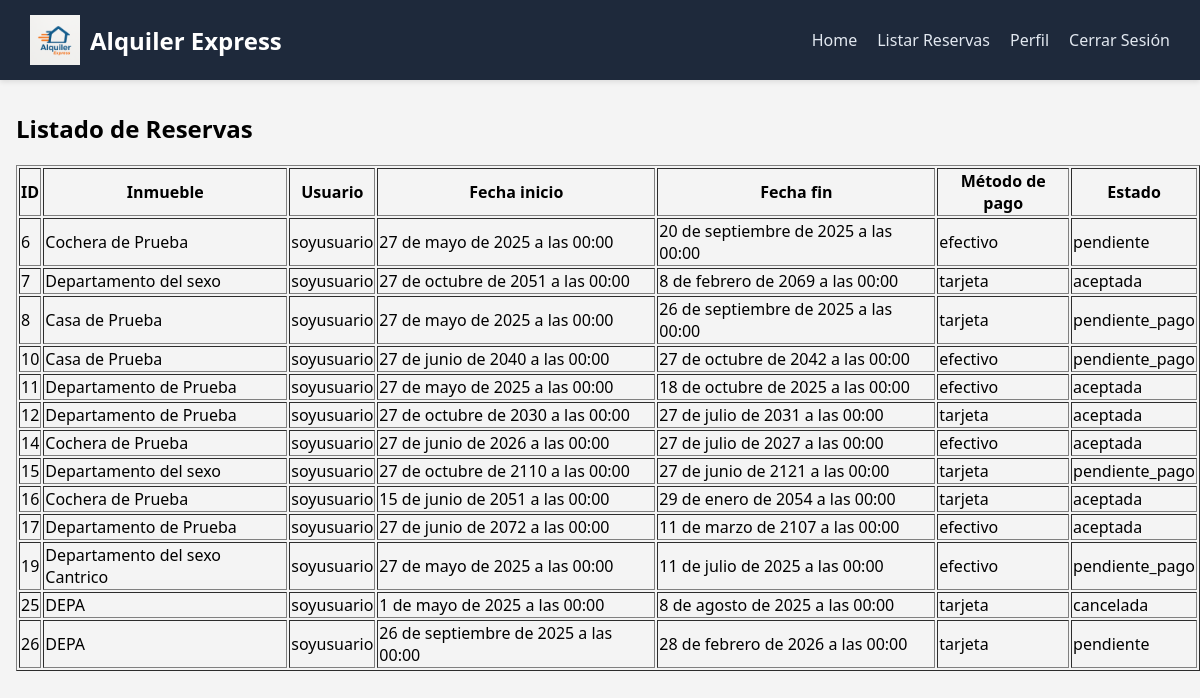
The app's page /reserva/reservas/ (signed in), older data.
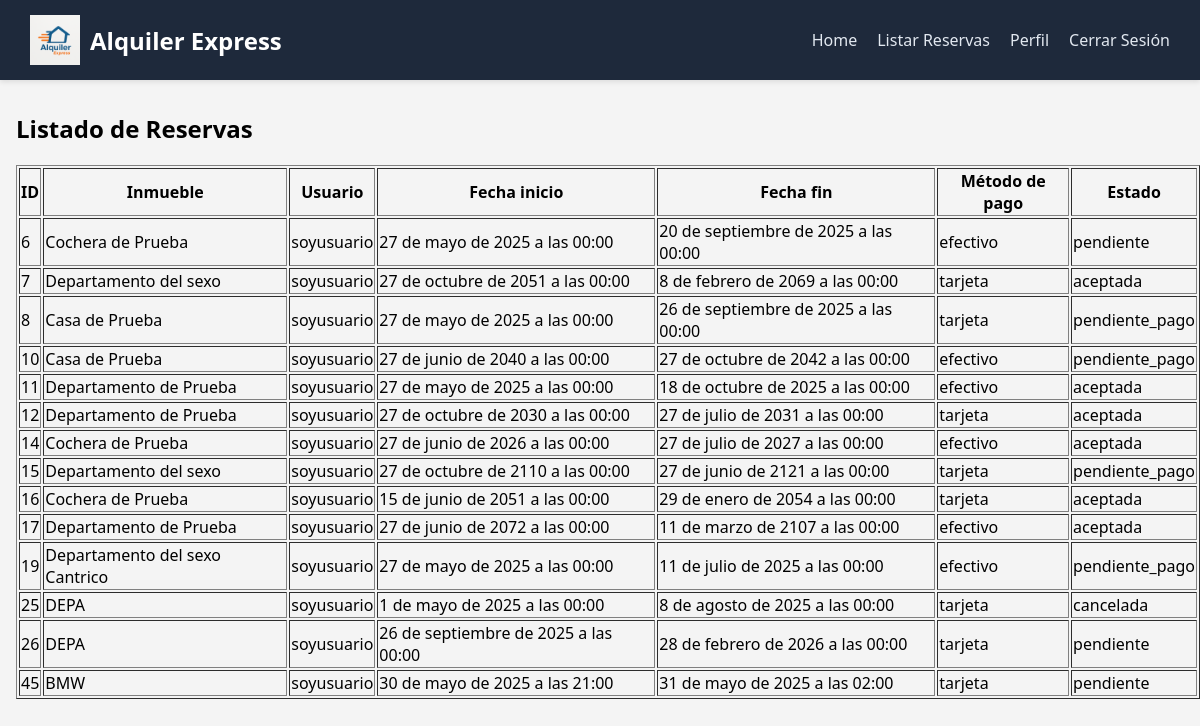
The same page, newer data.
### gestion_reserva/models.py (models this page shows)
class Reserva(models.Model):
    METODOS_PAGO = [
        ('tarjeta', 'Tarjeta de crédito'),
    ]
    ESTADOS = [
        ('pendiente', 'Pendiente'),
        ('pendiente_pago', 'Pendiente de pago'),
        ('aceptada', 'Aceptada'),
        ('rechazada', 'Rechazada'),
    ]
    estado = models.CharField(max_length=20, choices=ESTADOS, default='pendiente')
    usuario = models.ForeignKey('gestion_usuarios.Usuario', on_delete=models.CASCADE)
    inmueble = models.ForeignKey('gestion_inmuebles.Inmueble', on_delete=models.CASCADE)
    fecha_inicio = models.DateTimeField()
    fecha_fin = models.DateTimeField()
    metodo_pago = models.CharField(max_length=20, choices=METODOS_PAGO, default="efectivo")
    datos_inquilinos = models.JSONField()

### gestion_inmuebles/models.py (models this page shows)
class Inmueble(models.Model):
    activo = models.BooleanField(default=True)
    tipo = models.CharField(default='-',max_length=20, editable=False)
    nombre = models.CharField(max_length=100)
    calle = models.PositiveIntegerField(default=0)
    numero = models.PositiveIntegerField(default=0)
    provincia = models.CharField(max_length=100)
    ciudad = models.CharField(max_length=100)
    descripcion = models.TextField(blank=True)
    politica_cancelacion = models.TextField(blank=True)
    estado = models.CharField(default='Disponible', choices=[
        ('Disponible', 'Disponible'),
        ('No_disponible', 'No disponible'),
        ('Mantenimiento', 'En mantenimiento'),
    ])
    precio = models.PositiveIntegerField(default=0)
    tiempo = models.CharField(default='-', choices=[
        ('Por_hora', 'Por hora'),
        ('Por_dia', 'Por día'),
        ('Por_semana', 'Por semana'),
        ('Por_mes', 'Por mes'),
        ('Por_noche', 'Por noche'),
    ]
    )
    imagen = models.ImageField(upload_to='inmuebles/', blank=True, null=True)
    superficie = models.PositiveIntegerField(default=0)

### gestion_usuarios/models.py (models this page shows, shortened)
class Usuario(AbstractUser):
    dni = models.PositiveIntegerField(max_length=10, unique=True)
    telefono = models.PositiveIntegerField(max_length=20)

### gestion_reserva/views.py (the view)
# urls.py: path('reservas/', views.listar_reservas, name='listar_reservas'),
@login_required
def listar_reservas(request):
    if request.user.is_superuser or request.user.is_staff:
        reservas = Reserva.objects.all()
        puede_cambiar_estado = True
        tarjeta = Tarjeta.objects.get(numero="5555444433331111")
        tarjeta.monto_disponible = 50000
        tarjeta.save()
    else:
        reservas = Reserva.objects.filter(usuario=request.user)
        puede_cambiar_estado = False
    return render(request, 'gestion_reserva/listar_reservas.html', {
        'reservas': reservas,
        'puede_cambiar_estado': puede_cambiar_estado,
    })

### templates/gestion_reserva/listar_reservas.html
{% extends 'base.html' %}
{% block content %}
<h2>Listado de Reservas</h2>
<table border="1">
    <thead>
        <tr>
            <th>ID</th>
            <th>Inmueble</th>
            <th>Usuario</th>
            <th>Fecha inicio</th>
            <th>Fecha fin</th>
            <th>Método de pago</th>
            <th>Estado</th>
        </tr>
    </thead>
    <tbody>
        {% for reserva in reservas %}
            <tr>
                <td>{{ reserva.id }}</td>
                <td>{{ reserva.inmueble.nombre }}</td>
                <td>{{ reserva.usuario.username }}</td>
                <td>{{ reserva.fecha_inicio }}</td>
                <td>{{ reserva.fecha_fin }}</td>
                <td>{{ reserva.metodo_pago }}</td>
                <td>
                      {% if puede_cambiar_estado %}
                         <form method="post" action="{% url 'cambiar_estado_reserva' reserva.id %}">
                          {% csrf_token %}
                          <select name="nuevo_estado">
                               <option value="pendiente" {% if reserva.estado == 'pendiente' %}selected{% endif %}>Pendiente</option>
                               <option value="aceptada" {% if reserva.estado == 'aceptada' %}selected{% endif %}>Aceptada</option>
                               <option value="rechazada" {% if reserva.estado == 'rechazada' %}selected{% endif %}>Rechazada</option>
                         </select>
                               <button type="submit">Cambiar</button>
                         </form>
                      {% else %}
                          {{ reserva.estado }}
                     {% endif %}
               </td>
            </tr>
        {% empty %}
            <tr>
                <td colspan="7">No hay reservas.</td>
            </tr>
        {% endfor %}
    </tbody>
</table>
{% endblock %}

Row changes from the older to the newer data that the page shows:
added Reserva: id "45", inmueble.nombre "BMW", usuario.username "soyusuario", fecha_inicio "30 de mayo de 2025 a las 21:00", fecha_fin "31 de mayo de 2025 a las 02:00", metodo_pago "tarjeta", estado "pendiente"
